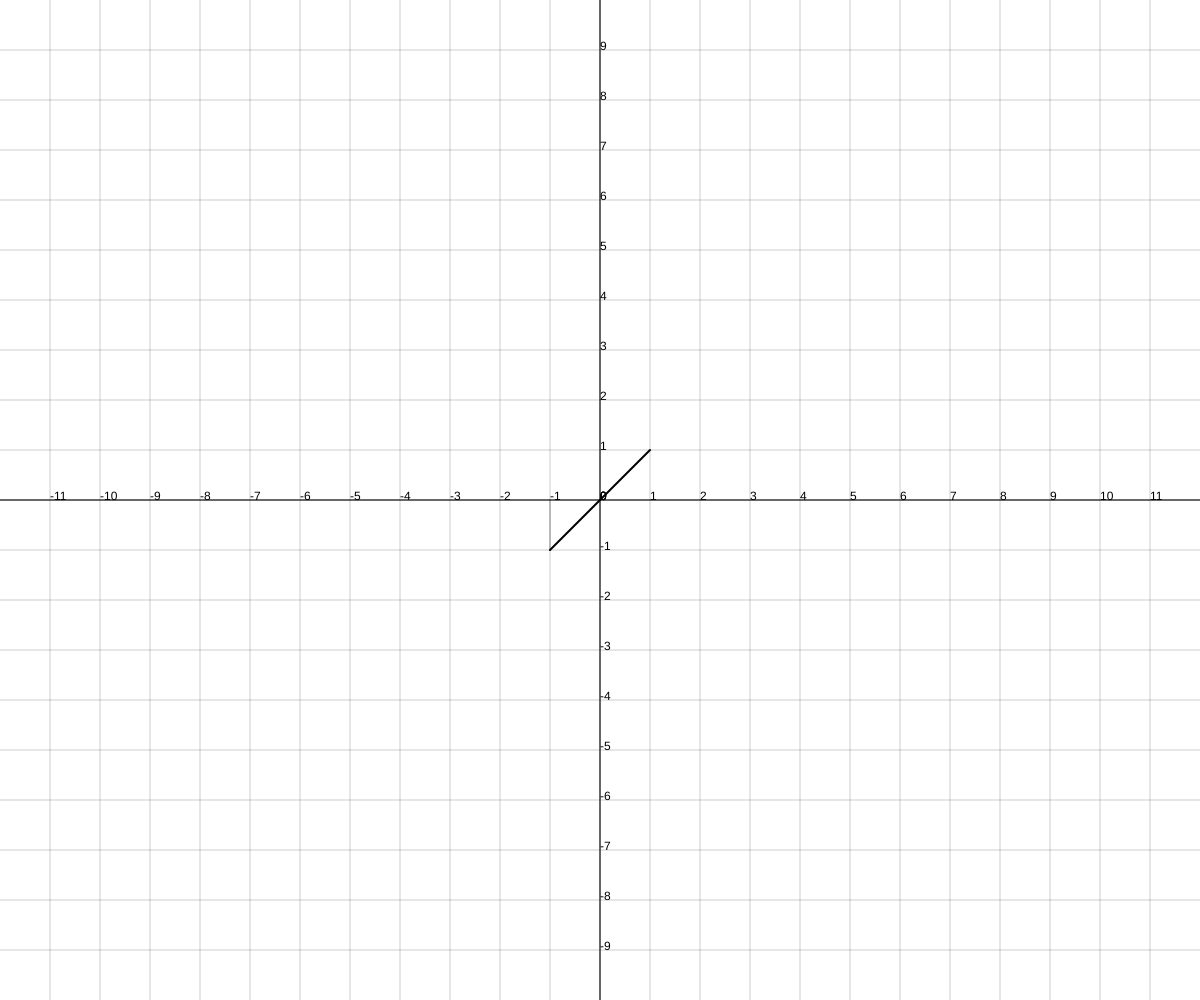
Frame 1 (no input)
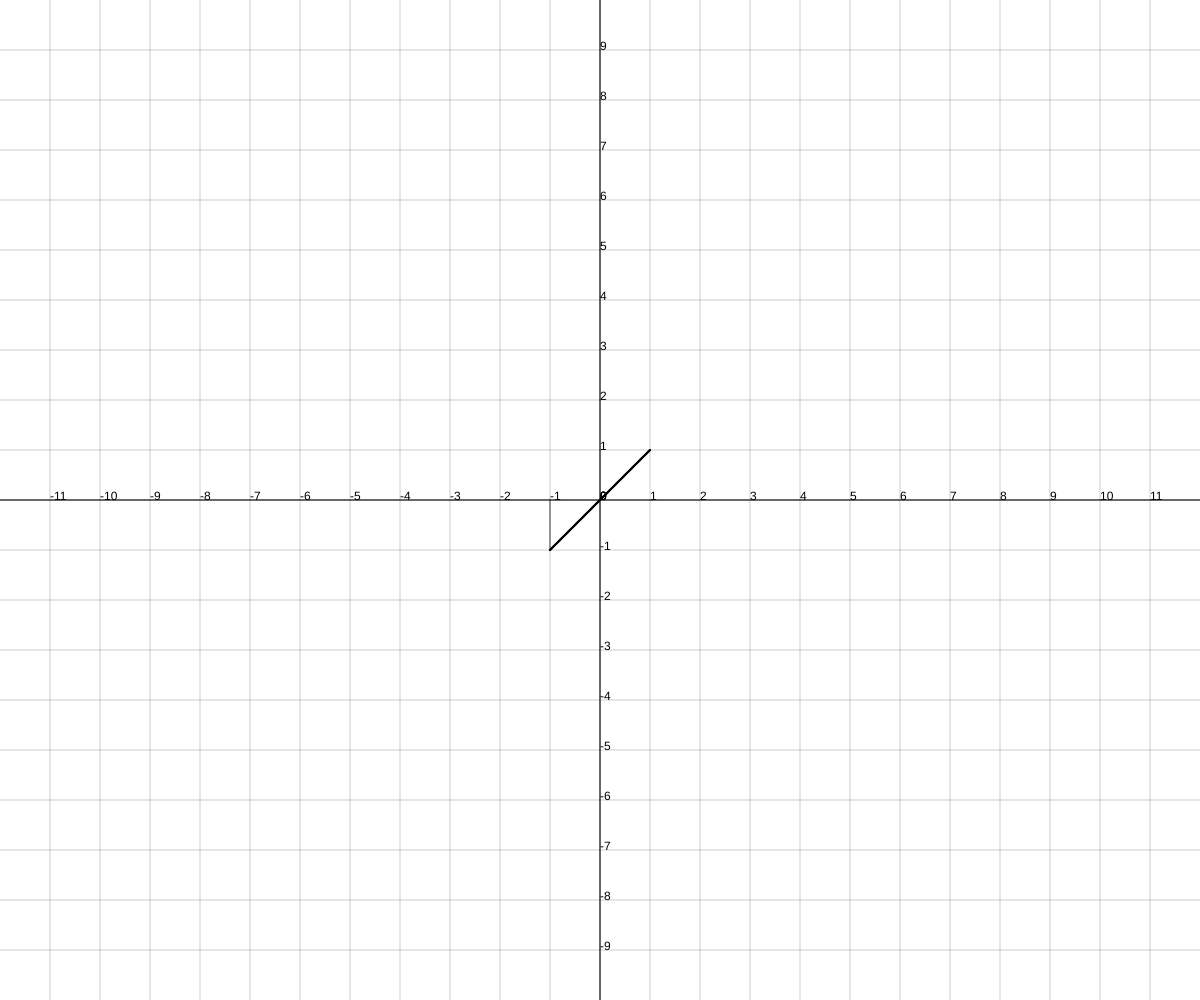
Frame 2 (the mouse pressed at the canvas centre, redrawn once)

The p5.js sketch that drew these frames (run headless with seeded random() and noise() and a simulated clock; the mouse was pressed at the canvas centre and the sketch redrawn once):

// p5.js sketch
// ── sketch.js
function f(x){
  return x;
}



let g;
function setup(){
  createCanvas(window.innerWidth, window.innerHeight);
  g = new Grid();
  c = new Curve();
  c.init();
  c1 = new Curve();
  c1.setRange(-1, 1, 1);
  c1.setFunc(f);
  c.setFunc(sin);
  background(256);
  g.show();
}

function draw(){
  c.show();
  c.showShadow();
  c1.show();
  c1.showShadow();
  noLoop();
}

// ── curve.js
function Grid(){
  this.x = width /2;
  this.y = height/2;
  this.ux = 50;
  this.uy = 50;
  this.ex = (width / this.ux)/2;
  this.sx = - this.ex;
  this.ey = (height / this.uy)/2;
  this.sy = - this.ey;
}

Grid.prototype.px = 1/Grid.ux;
Grid.prototype.py = 1/Grid.uy;

function Curve(){
  this.x = [];
  this.y = [];
}

Curve.prototype.init = function(){
  index = 0;
  for(let i = g.sx; i < g.ex; i += g.px){
    this.x[index] = i;
    index++;
  }
}

Grid.prototype.show = function(){
  stroke(0);
  strokeWeight(1);
  line(this.x, 0, this.x, height);
  line(0, this.y, width, this.y);
  textFont("sans-serif");
  textSize(12);
  fill(0);
  noStroke();
  index = 0;
  for(let i = this.x; i < width; i += this.ux){
    strokeWeight(1);
    stroke(0, 50);
    line(i, 0, i, height);
    fill(0);
    noStroke();
    text(index.toString(), i, this.y);
    index ++;
  }
  index = 0;
  for(let i = this.x; i > 0; i -= this.ux){
    strokeWeight(1);
    stroke(0, 50);
    line(i, 0, i, height);
    fill(0);
    noStroke();
    text(index.toString(), i, this.y);
    index --;

  }
  index = 0;
  for(let j = this.y; j < height; j += this.uy){
    strokeWeight(1);
    stroke(0, 50);
    line(0, j, width, j);
    fill(0);
    noStroke();
    text(index.toString(), this.x, j);
    index --;

  }
  index = 0;
  for(let j = this.y; j > 0; j -= this.uy){
    strokeWeight(1);
    stroke(0, 50);
    line(0, j, width, j);
    fill(0);
    noStroke();
    text(index.toString(), this.x, j);
    index ++;

  }
}

Curve.prototype.setRange = function(s, e, p){
  index = 0;
  for(let i = s; i < e; i += p){
    this.x[index] = i;
    index++;
  }
  this.x[index] = e;
}

Curve.prototype.setFunc = function(f){
  for(let i = 0; i < this.x.length; i++){
    this.y[i] = f(this.x[i]);
  }
}

Curve.prototype.show = function(){
  fill(0);
  stroke(0);
  strokeWeight(2);
  px = g.ux;
  py = g.uy;
  tx = g.x;
  ty = g.y;
  for(let i = 0; i < this.x.length-1; i++){
    x = this.x[i] * px + tx;
    y = - this.y[i] * py + ty;
    x1 = this.x[i+1] * px + tx;
    y1 = - this.y[i+1] * py + ty;
    if(x > width || x < 0){
      continue;
    }
    if(y > height || y < 0){
      continue;
    }
    line(x, y, x1, y1);
  }
}

Curve.prototype.showShadow = function(){
  px = g.ux;
  py = g.uy;
  tx = g.x;
  ty = g.y;
  for(let i = 0; i < this.x.length-1; i++){
    x = this.x[i] * px + tx;
    y = - this.y[i] * py + ty;
    if(x > width || x < 0){
      continue;
    }
    if(y > height || y < 0){
      continue;
    }
    stroke(0, 50);
    console.log(this.x[i]);
    line(x, ty, x, y);
  }
}
